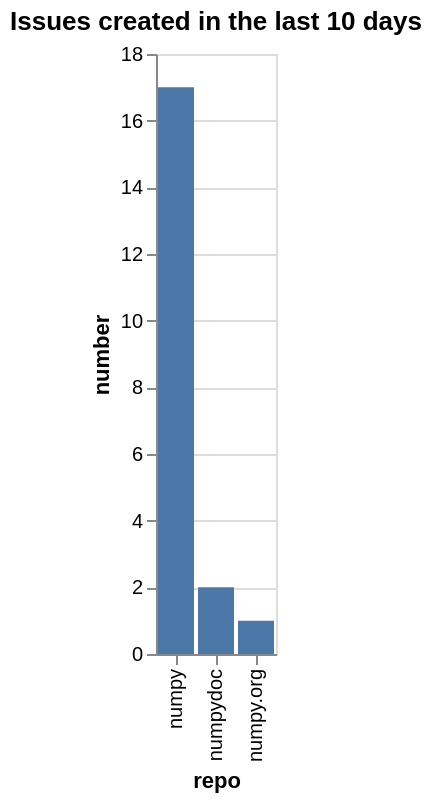

Vega-Lite specification for this chart:
### Vega-Lite specification from a JSON file in a GitHub repository (floating-point values rounded to 4 significant figures)
{"config": {"view": {"continuousWidth": 400, "continuousHeight": 300}}, "data": {"values": [{"org": "numpy", "repo": "numpy", "number": 17, "org/repo": "numpy/numpy"}, {"org": "numpy", "repo": "numpy.org", "number": 1, "org/repo": "numpy/numpy.org"}, {"org": "numpy", "repo": "numpydoc", "number": 2, "org/repo": "numpy/numpydoc"}]}, "mark": "bar", "encoding": {"x": {"type": "nominal", "field": "repo", "sort": ["numpy", "numpydoc", "numpy.org"]}, "y": {"type": "quantitative", "field": "number"}}, "title": "Issues created in the last 10 days", "$schema": "https://vega.github.io/schema/vega-lite/v5.json", "datasets": {"data-9a6e796b677f3fe1c38df5c60de8641b": [{"org": "numpy", "repo": "numpy", "number": 17, "org/repo": "numpy/numpy"}, {"org": "numpy", "repo": "numpy.org", "number": 1, "org/repo": "numpy/numpy.org"}, {"org": "numpy", "repo": "numpydoc", "number": 2, "org/repo": "numpy/numpydoc"}]}}
